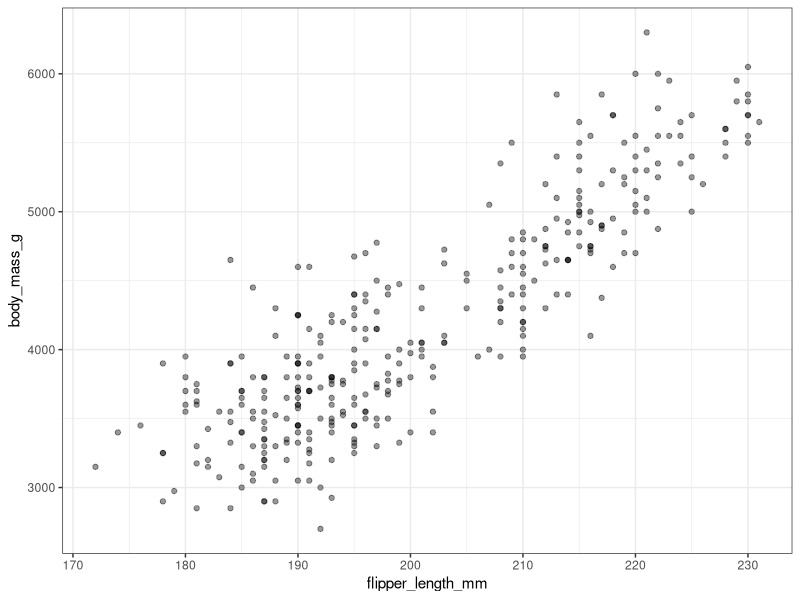
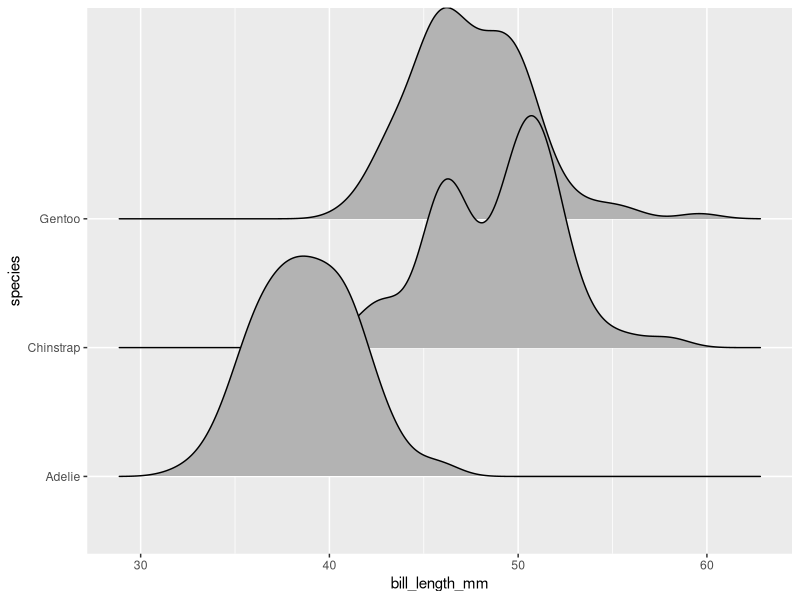

Recreate these plots in R, in order.
## ---- chunk 1
knitr::opts_chunk$set(echo = TRUE)
## ---- chunk 2
library(ggplot2)
library(dplyr)
library(palmerpenguins)
## ---- chunk 3
penguins %>% 
  summarize(mu_flipper_length = mean(flipper_length_mm, na.rm = TRUE),
            sigma_flipper_length = sd(flipper_length_mm, na.rm = TRUE),
            mu_body_mass = mean(body_mass_g, na.rm = TRUE),
            sigma_body_mass = sd(body_mass_g, na.rm = TRUE))
            
## ---- chunk 4
penguins %>% 
  ggplot(aes(x=flipper_length_mm, y=body_mass_g)) +
  geom_point(alpha = .4) +
  theme_bw()
## ---- chunk 5
penguins %>% 
  group_by(species) %>% 
  summarize(mu_bill_length = mean(bill_length_mm, na.rm = TRUE),
            sigma_bill_length = sd(bill_length_mm, na.rm = TRUE),
            n = n())

## ---- chunk 6
penguins %>%  
  ggplot(aes(bill_length_mm, species)) +
  ggridges::geom_density_ridges()
